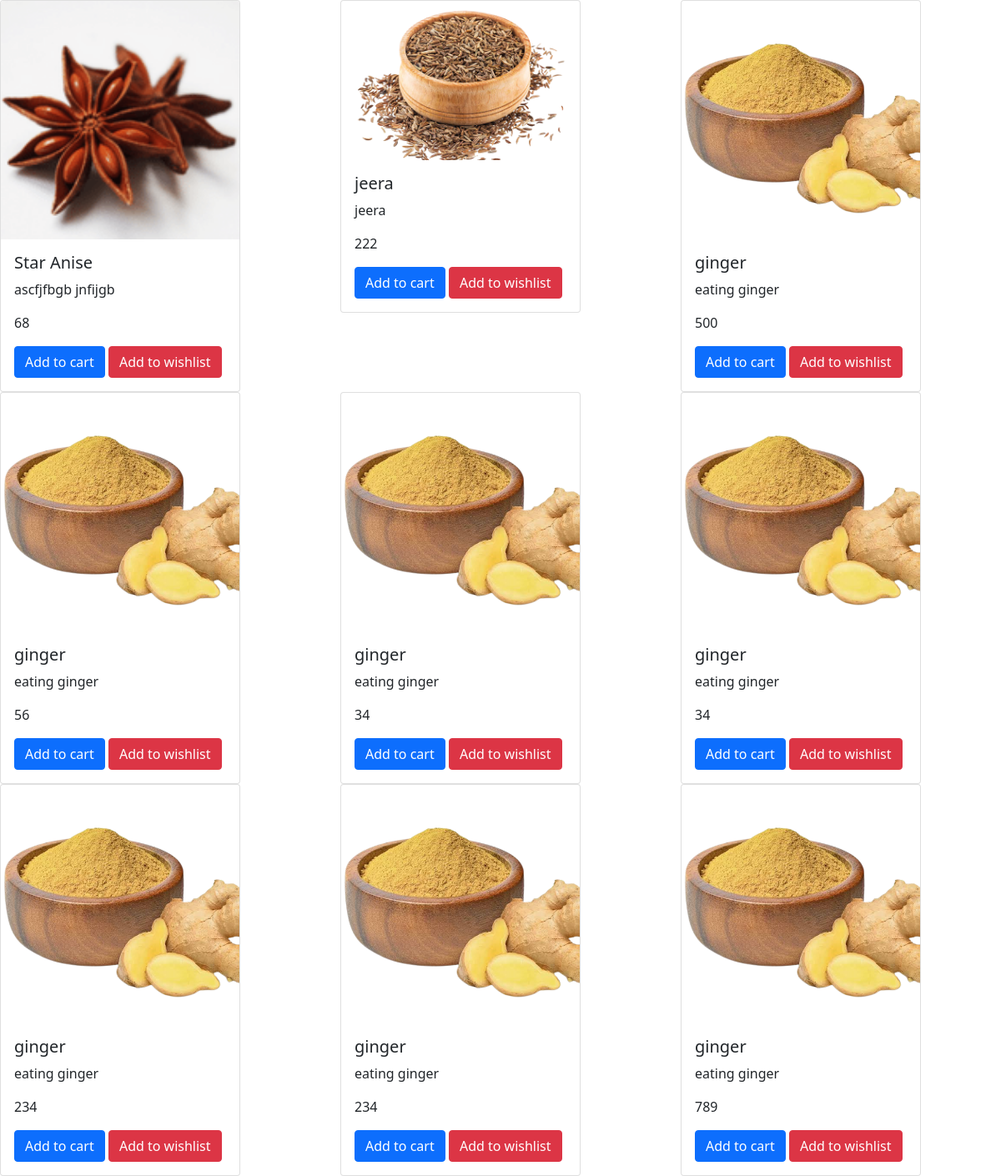
The app's page /newapp/productdisplay/ with its own data.
### newapp/models.py (models this page shows, shortened)
class imgmodel(models.Model):
    shopid=models.IntegerField()
    imgname=models.CharField(max_length=30)
    price=models.IntegerField()
    description=models.CharField(max_length=60)
    imgfile=models.ImageField(upload_to='newapp/static')

### newapp/views.py (the view)
# urls.py: path('productdisplay/',productdisplay),
def productdisplay(request):
    a = imgmodel.objects.all()
    name = []
    price1 = []
    description1 = []
    image = []
    id = []
    for i in a:
        id1 = i.id
        id.append(id1)
        inm = i.imgname
        name.append(inm)
        pr = i.price
        price1.append(pr)
        de = i.description
        description1.append(de)
        fi = i.imgfile
        image.append(str(fi).split('/')[-1])
    mylist = zip(name, price1, description1, image, id)
    return render(request, 'product display.html', {'mylist': mylist})

### newapp/templates/product display.html (shortened to what this page needs)
<!DOCTYPE html>
<html lang="en">
{% load static %}
<link href="https://cdn.jsdelivr.net/npm/bootstrap@5.0.2/dist/css/bootstrap.min.css" rel="stylesheet">
<head>
</head>
<body>
<div class="row">
{% for i,j,k,l,m in mylist %}
    <div class="col-4">
<div class="card" style="width: 18rem;">
  <img src="{% static l %}" class="card-img-top" alt="...">
  <div class="card-body">
    <h5 class="card-title">{{i}}</h5>
    <p class="card-text">{{k}}</p>
    <p>{{j}}</p>
    <a href="http://127.0.0.1:8000/newapp/addtocart/{{m}}" class="btn btn-primary">Add to cart</a>
      <a href="http://127.0.0.1:8000/newapp/addtowishlist/{{m}}" class="btn btn-danger">Add to wishlist</a>
    </div>
  </div>
</div>
{% endfor %}
</div>
</body>
</html>

### records on screen
imgmodel: mylist "Star Anise", mylist "ascfjfbgb jnfijgb"
imgmodel: mylist "jeera", mylist "jeera"
imgmodel: mylist "ginger", mylist "eating ginger"
imgmodel: mylist "ginger", mylist "eating ginger"
imgmodel: mylist "ginger", mylist "eating ginger"
imgmodel: mylist "ginger", mylist "eating ginger"
imgmodel: mylist "ginger", mylist "eating ginger"
imgmodel: mylist "ginger", mylist "eating ginger"
imgmodel: mylist "ginger", mylist "eating ginger"

### other values on screen
{{ j }} "68" "222" "500" "56" "34" "34" "234" "234" "789"
